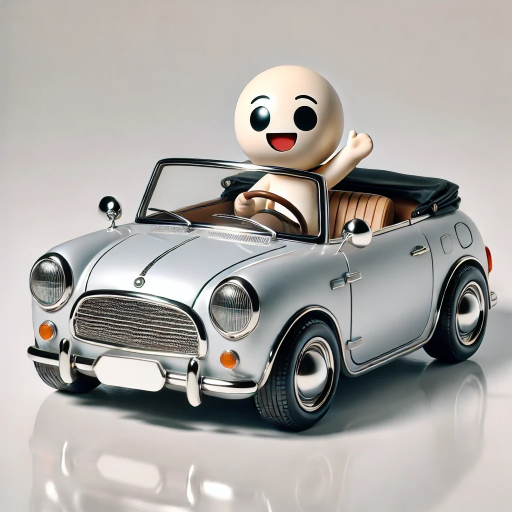
#> input picture examples/opencv/learning/4/4/codes/example.png, 1024 x 1024 px (shown at 1/2 size)
$ jupyter execute 4.ipynb
#> lines starting #> are read from the running program, lines starting #| are printed output that depends on the picture; after the words box and inside, x2 and y2 are one past the last pixel; in counts of white or black regions, pixels touching at a corner belong together
#### A

[cell 1]
import cv2
import jajucha2

# 이미지를 불러옵니다.
image = cv2.imread("example.png")
#> image is the input picture: shape (1024, 1024, 3); mean B, G, R 163.6, 167, 170.3

# 두께 10의 빨간색 직선을 삽입합니다.
cv2.line(image, (1024, 1024), (0, 0), (0, 0, 255), thickness=10)
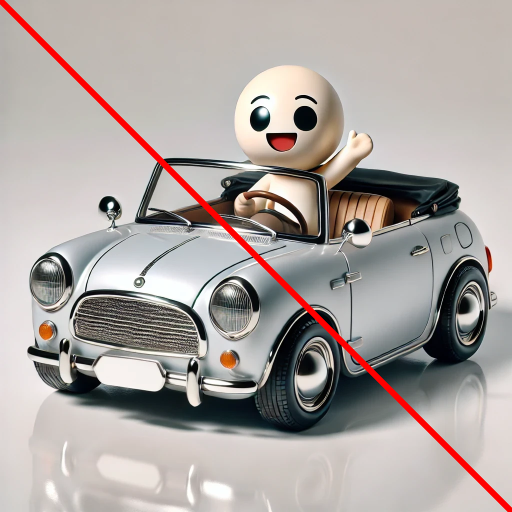
#> image: shape (1024, 1024, 3) (shown at 1/2 size); 1.65% of pixels changed, all inside (x1, y1, x2, y2) = (0, 0, 1024, 1024)

# 결과를 출력합니다.
jajucha2.camera.show_image(image, "center")
#> (this line was passed over: jajucha2 is not available in this run)

#### B

[cell 2]
import cv2
import jajucha2

# 이미지를 불러옵니다.
image = cv2.imread("example.png")

# 사각형을 삽입합니다.
cv2.rectangle(image, (0, 512), (512, 1024), (0, 255, 0), thickness=-1)
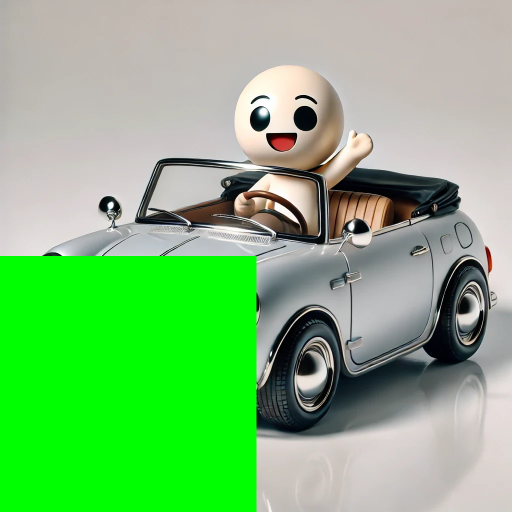
#> image: shape (1024, 1024, 3) (shown at 1/2 size); mean B, G, R 121.5, 188.2, 127

# 결과를 출력합니다.
jajucha2.camera.show_image(image, "center")
#> (this line was passed over: jajucha2 is not available in this run)

####  C

[cell 3]
import cv2
import jajucha2

# 이미지를 불러옵니다.
image = cv2.imread("example.png")

# 원을 삽입합니다.
cv2.circle(image, (768, 768), 256, (255, 0, 0), thickness=4)

# 결과를 출력합니다.
jajucha2.camera.show_image(image, "center")
#> (this line was passed over: jajucha2 is not available in this run)

#### D

[cell 4]
import cv2
import jajucha2

# 이미지를 불러옵니다.
image = cv2.imread("example.png")

# 텍스트를 삽입합니다.
cv2.putText(image, "Hellow, jajucha!", (100, 100), cv2.FONT_HERSHEY_SIMPLEX, 3, (0, 0, 0), thickness=3)
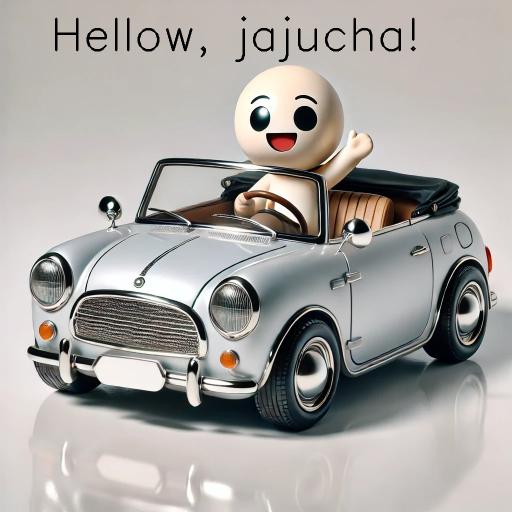
#> image: shape (1024, 1024, 3) (shown at 1/2 size); mean B, G, R 162.2, 165.6, 168.9

# 결과를 출력합니다.
jajucha2.camera.show_image(image, "center")
#> (this line was passed over: jajucha2 is not available in this run)
